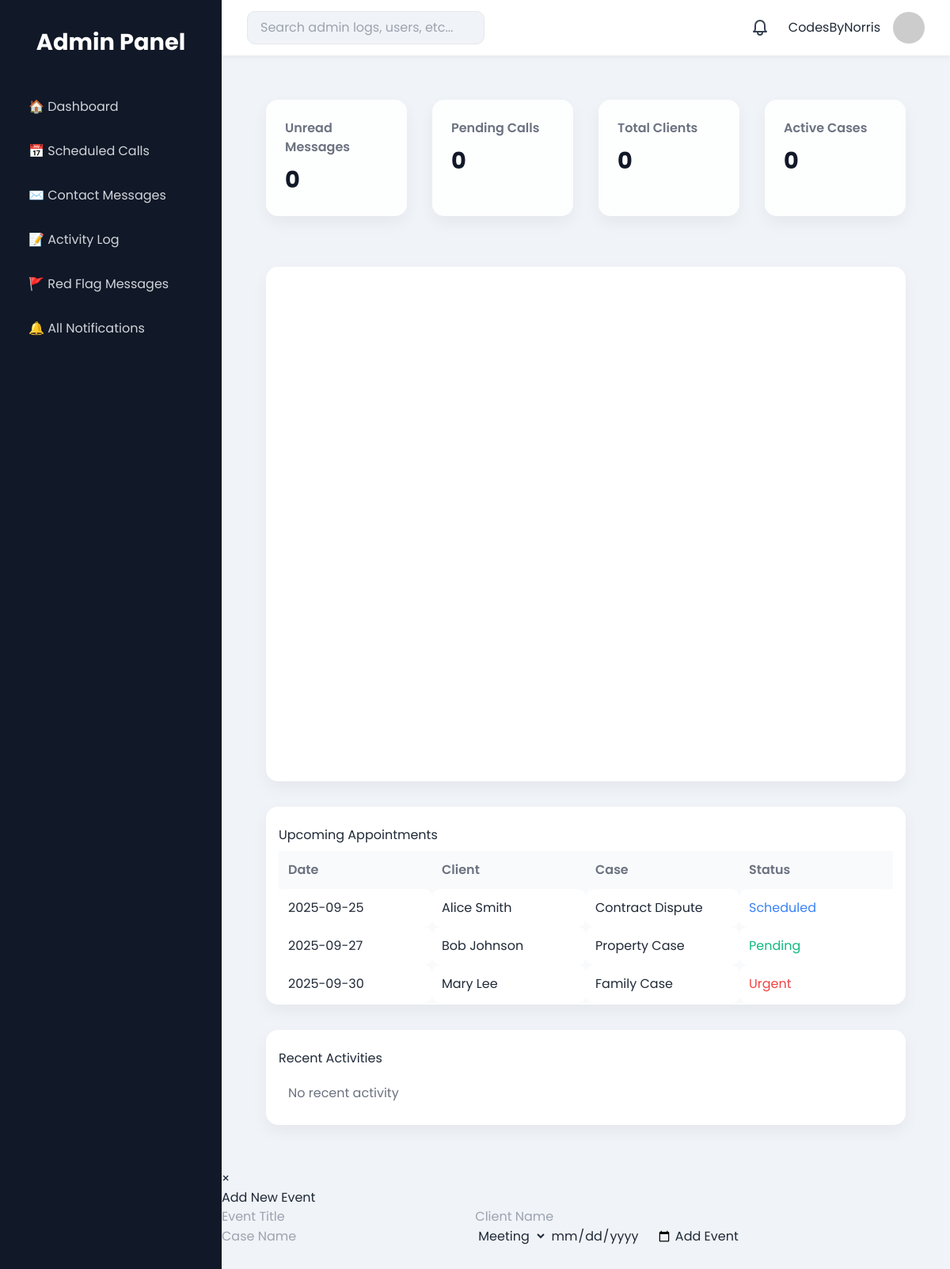
Before: /admin-dashboard/ (signed in) with the older database file.
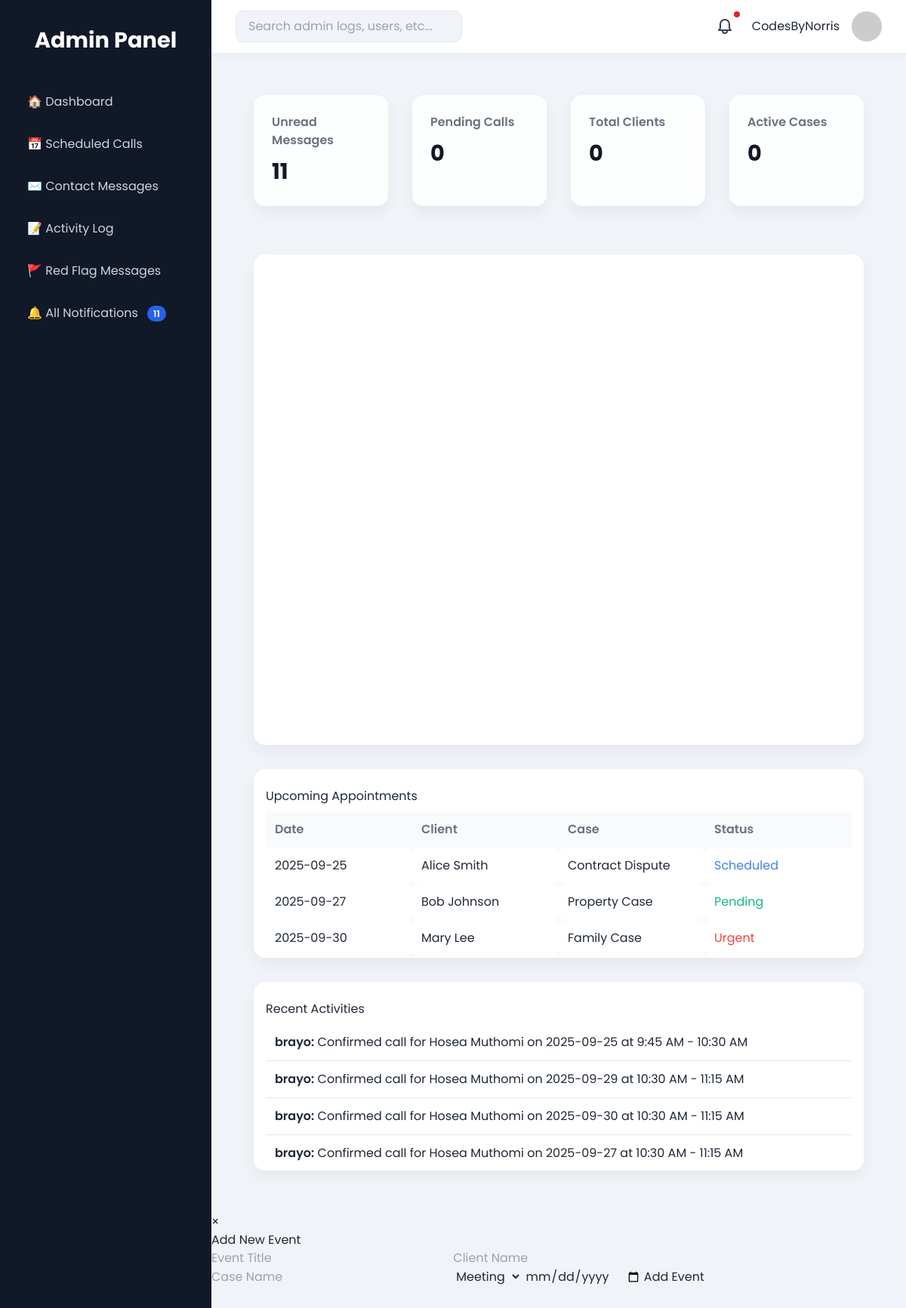
After: the same page with the newer database file.
### advocates/models.py (models this page shows, shortened)
class ActivityLog(models.Model):
    admin_user = models.ForeignKey(User, on_delete=models.CASCADE)
    action = models.CharField(max_length=255)
    created_at = models.DateTimeField(default=timezone.now)

### advocates/admin_views.py (the view)
# urls.py: path('admin-dashboard/', admin_views.dashboard_home, name='admin_dashboard_home'),
@login_required
@user_passes_test(admin_required)
def dashboard_home(request):
    unread_messages = ContactMessage.objects.filter(is_read=False).count()
    pending_calls = ScheduledCall.objects.filter(is_confirmed=False).count()
    red_flag_count = ContactMessage.objects.filter(is_red_flag=True).count()
    total_notifications = unread_messages + pending_calls
    recent_activity = ActivityLog.objects.order_by("-created_at")[:10]
    context = {
        "admin_name": request.user.get_full_name() or request.user.username,
        "unread_messages": unread_messages,
        "pending_calls": pending_calls,
        "red_flag_count": red_flag_count,
        "total_notifications": total_notifications,
        "recent_activity": recent_activity,
    }
    return render(request, "admin_dashboard/dashboard.html", context)

### advocates/admin_views.py (called while the page is built)
def admin_required(user):
    return user.is_staff

### advocates/templates/admin_dashboard/dashboard.html (shortened to what this page needs)
{% extends "admin_dashboard/base_admin.html" %}
{% block dashboard_content %}
<div class="p-6">
    <div class="cards grid gap-6 grid-cols-1 sm:grid-cols-2 md:grid-cols-2 lg:grid-cols-4">
        <div class="card">
            <h3>Unread Messages</h3>
            <p class="text-blue-900">{{ unread_messages|default:"0" }}</p>
        </div>
        <div class="card">
            <h3>Pending Calls</h3>
            <p class="text-blue-900">{{ pending_calls|default:"0" }}</p>
        </div>
        <div class="card">
            <h3>Total Clients</h3>
            <p>{{ total_clients|default:"0" }}</p>
        </div>
        <div class="card">
            <h3>Active Cases</h3>
            <p>{{ active_cases|default:"0" }}</p>
        </div>
    </div>
    <div id="calendar" class="mt-8"></div>
    <div class="table-container mt-8">
        <h3 class="sticky top-0 bg-white z-10 p-2">Upcoming Appointments</h3>
        <table id="appointmentsTable" class="w-full" style="border-collapse:collapse;">
            <thead>
                <tr>
                    <th>Date</th>
                    <th>Client</th>
                    <th>Case</th>
                    <th>Status</th>
                </tr>
            </thead>
            <tbody style="display:block; max-height:250px; overflow-y:auto;">
                <tr style="display:table; width:100%; table-layout:fixed;">
                    <td>2025-09-25</td>
                    <td>Alice Smith</td>
                    <td>Contract Dispute</td>
                    <td style="color:#3B82F6;">Scheduled</td>
                </tr>
                <tr style="display:table; width:100%; table-layout:fixed;">
                    <td>2025-09-27</td>
                    <td>Bob Johnson</td>
                    <td>Property Case</td>
                    <td style="color:#10B981;">Pending</td>
                </tr>
                <tr style="display:table; width:100%; table-layout:fixed;">
                    <td>2025-09-30</td>
                    <td>Mary Lee</td>
                    <td>Family Case</td>
                    <td style="color:#EF4444;">Urgent</td>
                </tr>
            </tbody>
        </table>
    </div>
    <div class="recent-activities mt-8" id="recentActivities">
        <h3 class="sticky top-0 bg-white z-10 p-2">Recent Activities</h3>
        <div style="max-height:250px; overflow-y:auto;">
            {% for log in recent_activity %}
                <div class="activity-item">
                    <span class="font-semibold">{{ log.admin_user.username }}:</span> {{ log.action }}
                </div>
            {% empty %}
                <div class="activity-item text-gray-500">No recent activity</div>
            {% endfor %}
        </div>
    </div>
</div>
<div id="eventModal" class="modal">
  <div class="modal-content">
    <span class="close" id="closeModal">&times;</span>
    <h3>Add New Event</h3>
    <input type="text" id="eventTitle" placeholder="Event Title">
    <input type="text" id="clientName" placeholder="Client Name">
    <input type="text" id="caseName" placeholder="Case Name">
    <select id="eventType">
      <option value="meeting">Meeting</option>
    </select>
    <input type="date" id="eventDate">
    <button id="addEventBtn">Add Event</button>
  </div>
</div>
<link href="https://cdn.jsdelivr.net/npm/fullcalendar@5.11.3/main.min.css" rel="stylesheet">
{% endblock dashboard_content %}

### advocates/templates/admin_dashboard/base_admin.html (shortened to what this page needs)
<!DOCTYPE html>
<html lang="en">
<head>
<link href="https://cdn.jsdelivr.net/npm/tailwindcss@2.2.19/dist/tailwind.min.css" rel="stylesheet">
</head>
<body>
<div class="dashboard">
    <div class="sidebar" id="sidebar">
        <h2>Admin Panel</h2>
        <nav>
            <a href="{% url 'admin_dashboard_home' %}" class="active">🏠 Dashboard</a>
            <a href="{% url 'admin_dashboard_calls' %}">📅 Scheduled Calls</a>
            <a href="{% url 'admin_dashboard_contacts' %}">✉️ Contact Messages</a>
            <a href="{% url 'admin_dashboard_activity' %}">📝 Activity Log</a>
            <a href="{% url 'red_flag_messages' %}" class="flex items-center justify-between text-red-500 hover:text-red-600">
                <span>🚩 Red Flag Messages</span>
            </a>
            <a href="{% url 'all_notifications' %}" class="flex items-center justify-between hover:bg-gray-800 text-gray-300 px-4 py-2 rounded transition">
                    <span>🔔 All Notifications</span>
                        {% if total_notifications and total_notifications > 0 %}
                    <span class="ml-2 bg-blue-600 text-white text-xs font-semibold px-2 py-0.5 rounded-full">
                        {{ total_notifications }}
                    </span>
                        {% endif %}
            </a>
        </nav>
    </div>
    <div class="main">
        <div class="topbar">
            <div style="display:flex;align-items:center;gap:1rem;">
                <input type="text" placeholder="Search admin logs, users, etc...">
            </div>
            <div class="profile flex items-center gap-4">
                <div class="relative inline-block">
                  <button id="notificationBell" class="relative p-2 rounded-full hover:bg-gray-200 focus:outline-none">
                    <span id="notificationDot"
                          class="hidden absolute top-0 right-0 block h-2 w-2 rounded-full bg-red-600"></span>
                  </button>
                </div>
                <span>{{ admin_name|default:"Admin User" }}</span>
                <img src="https://i.pravatar.cc/40?img=1" alt="Profile" class="avatar">
            </div>
        </div>
        <div class="content">
            {% block dashboard_content %}{% endblock dashboard_content %}
        </div>
    </div>
</div>
</body>
</html>

Changed rows visible on the page:
added ActivityLog: admin_user.username "brayo", action "Confirmed call for Hosea Muthomi on 2025-09-25 at 9:45 AM - 10:30 AM"
added ActivityLog: admin_user.username "brayo", action "Confirmed call for Hosea Muthomi on 2025-09-29 at 10:30 AM - 11:15 AM"
added ActivityLog: admin_user.username "brayo", action "Confirmed call for Hosea Muthomi on 2025-09-30 at 10:30 AM - 11:15 AM"
added ActivityLog: admin_user.username "brayo", action "Confirmed call for Hosea Muthomi on 2025-09-27 at 10:30 AM - 11:15 AM"
Other visible differences:
{{ total_notifications }}: (not shown) → "11"
{{ unread_messages|default:"0" }}: "0" → "11"
text no longer shown: "No recent activity"
